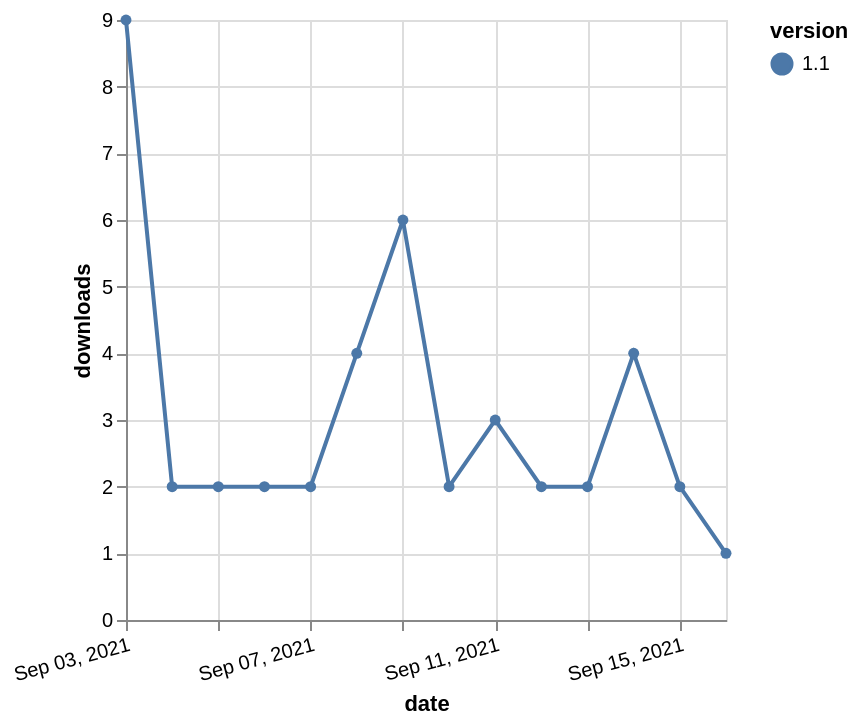

Vega-Lite specification stored for this chart:
### Vega-Lite specification from a JSON file in a GitHub repository (floating-point values rounded to 4 significant figures)
{"$schema": "https://vega.github.io/schema/vega-lite/v5.json", "description": "A simple bar chart with embedded data.", "data": {"values": [{"date": "2021-09-03", "total": 792, "delta": 9, "version": "1.1"}, {"date": "2021-09-04", "total": 794, "delta": 2, "version": "1.1"}, {"date": "2021-09-05", "total": 796, "delta": 2, "version": "1.1"}, {"date": "2021-09-06", "total": 798, "delta": 2, "version": "1.1"}, {"date": "2021-09-07", "total": 800, "delta": 2, "version": "1.1"}, {"date": "2021-09-08", "total": 804, "delta": 4, "version": "1.1"}, {"date": "2021-09-09", "total": 810, "delta": 6, "version": "1.1"}, {"date": "2021-09-10", "total": 812, "delta": 2, "version": "1.1"}, {"date": "2021-09-11", "total": 815, "delta": 3, "version": "1.1"}, {"date": "2021-09-12", "total": 817, "delta": 2, "version": "1.1"}, {"date": "2021-09-13", "total": 819, "delta": 2, "version": "1.1"}, {"date": "2021-09-14", "total": 823, "delta": 4, "version": "1.1"}, {"date": "2021-09-15", "total": 825, "delta": 2, "version": "1.1"}, {"date": "2021-09-16", "total": 826, "delta": 1, "version": "1.1"}]}, "width": "container", "mark": {"type": "line", "point": {"filled": true}}, "encoding": {"x": {"field": "date", "type": "temporal", "timeUnit": "yearmonthdate", "title": "date", "axis": {"labelAngle": -15}}, "y": {"field": "delta", "type": "quantitative", "title": "downloads"}, "color": {"field": "version", "type": "nominal"}, "tooltip": {"field": "delta"}}}
